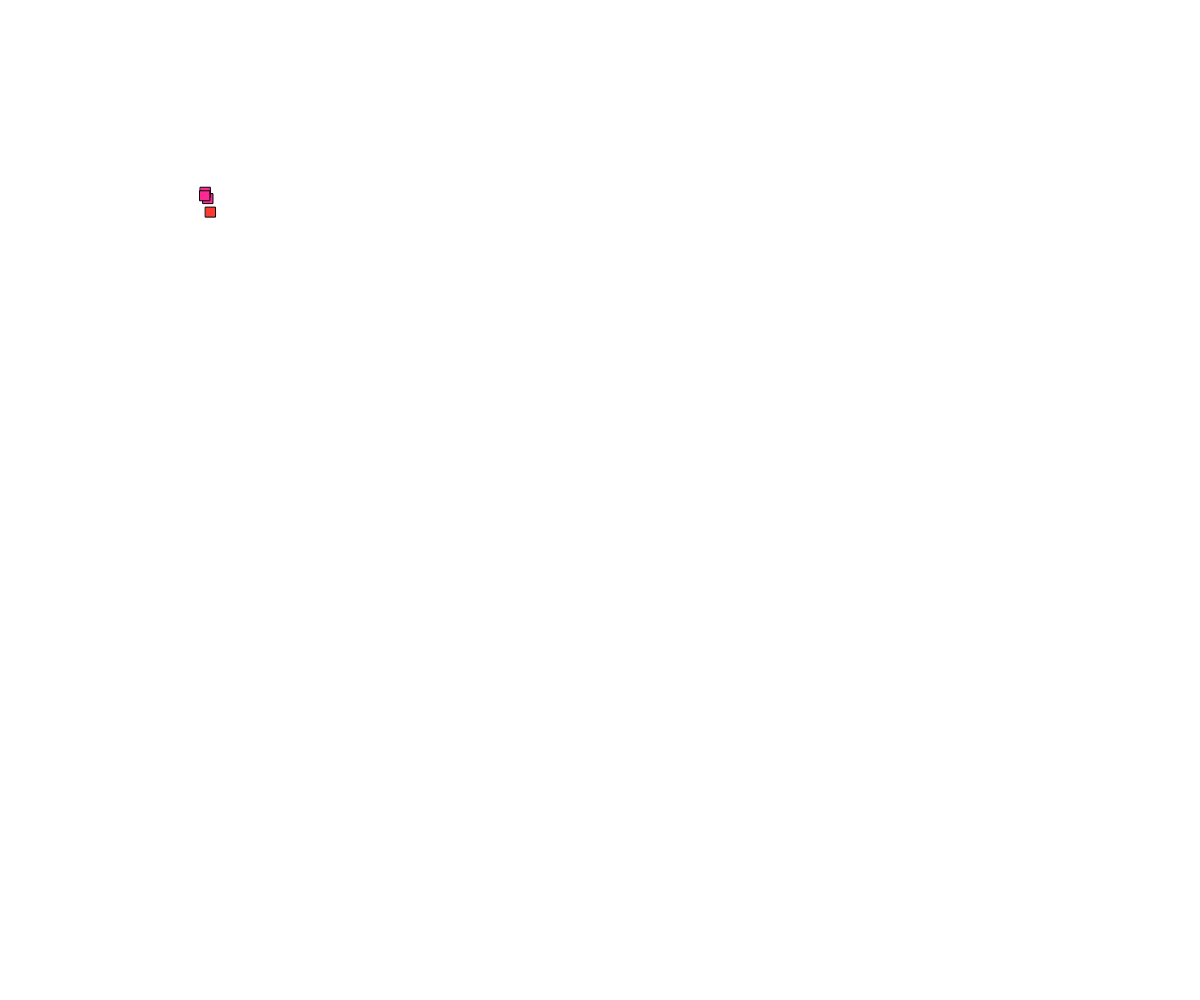
Frame 1 (no input)
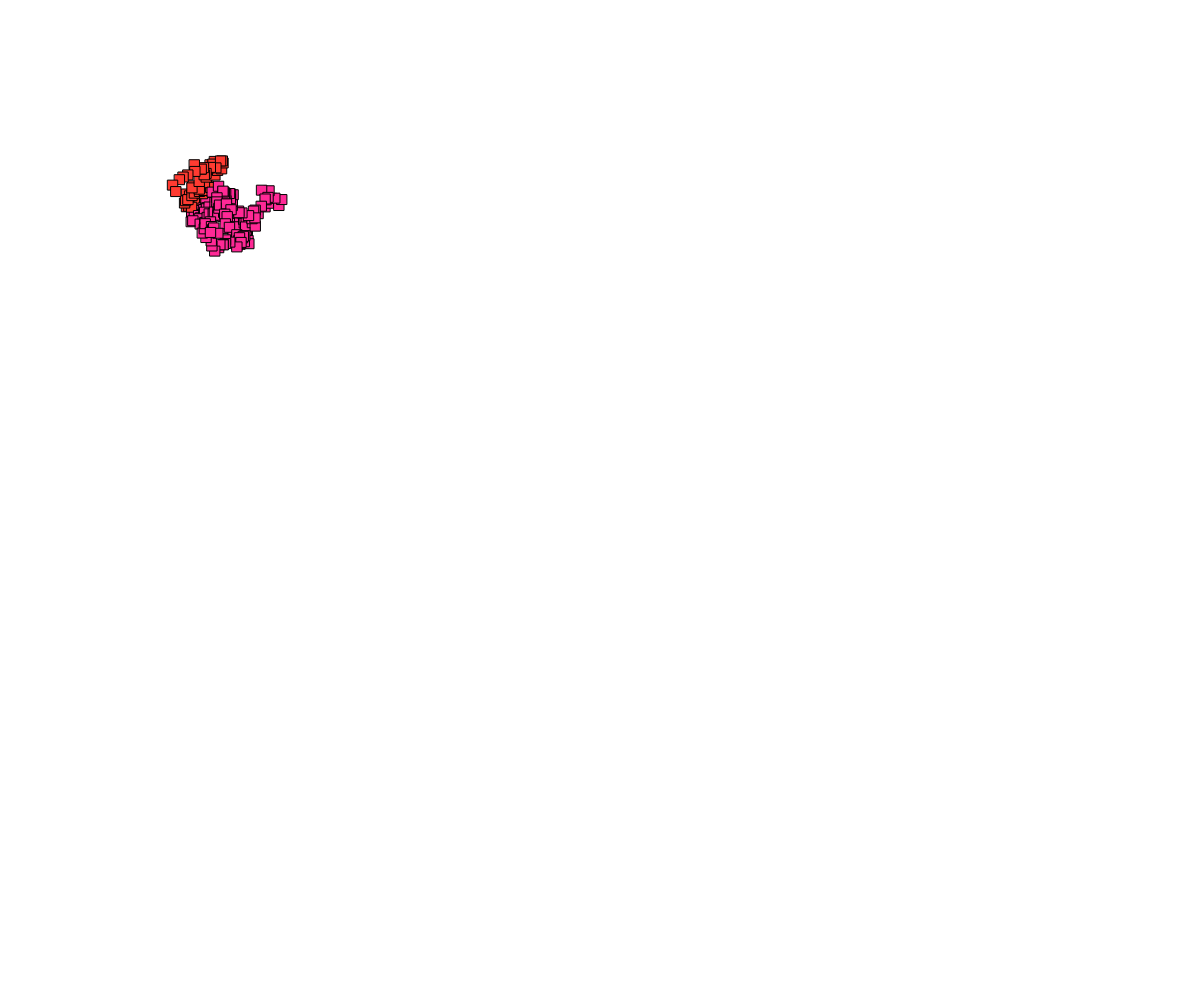
Frame 60 (no input)
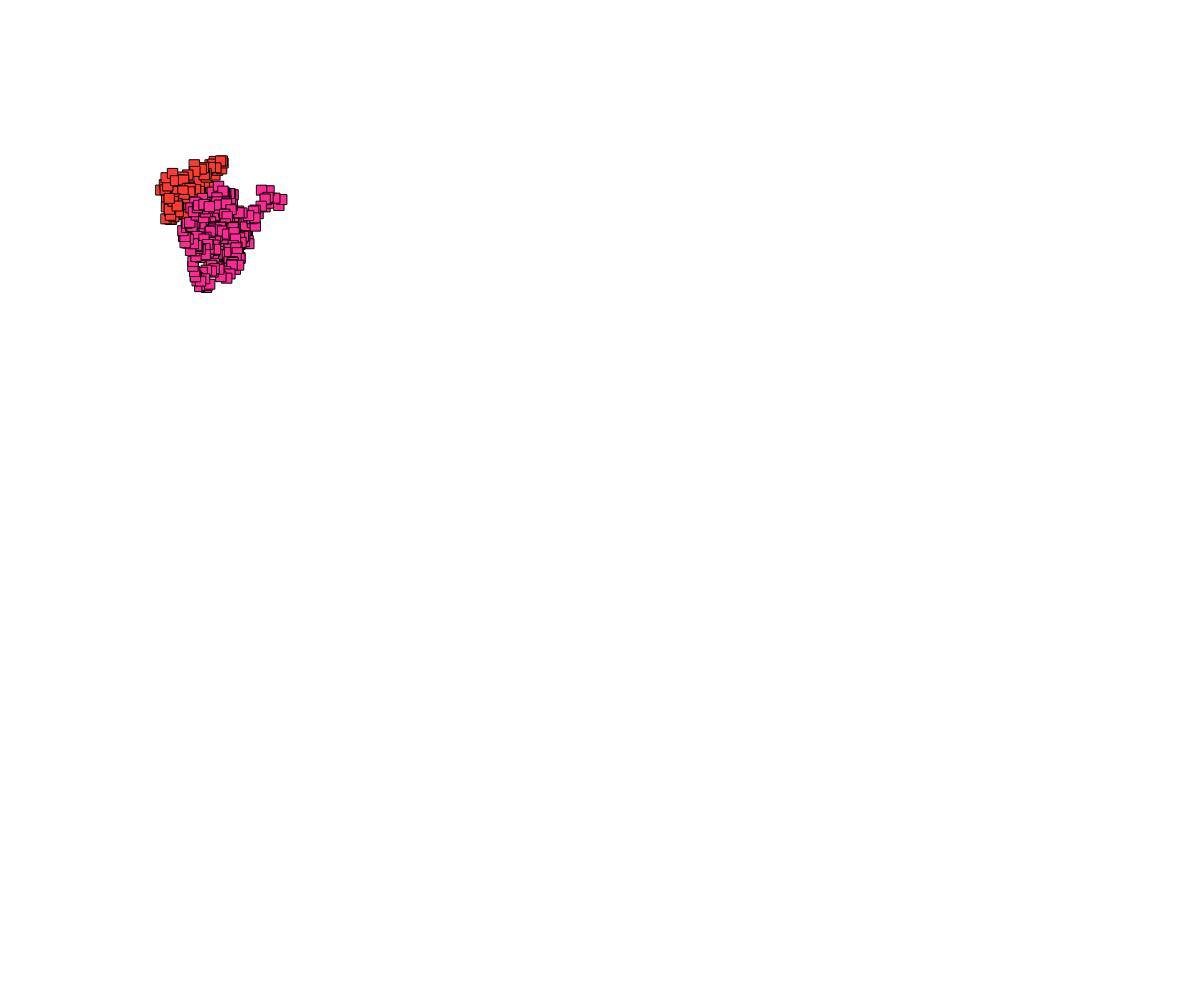
Frame 120 (the mouse pressed at the canvas centre since frame 60)

The p5.js sketch that drew these frames (run headless with seeded random() and noise() and a simulated clock; from frame 60 on, the mouse is pressed at the canvas centre):

// p5.js sketch
// ── sketch.js
let w1;
let w2;
let w3;
let w4;

function setup() {
  createCanvas(windowWidth, windowHeight);
  w1 = new Walker(200, 200);
  w2 = new Walker(200, 200);
  w3 = new Walker(200, 200);
  w4 = new Walker(200, 200);
}

function draw() {
  w1.update();
  w1.display();
  w2.update();
  w2.display();
  w1.update();
  w1.display();
  w1.update();
  w1.display();
}

class Walker {
  constructor(_x, _y) {
    this.posx = _x;
    this.posy = _y;
    this.vel = random(1, 10);
    this.color = color(255, random(0, 200), random(0, 200));

    this.esCirculo = random() > 0.5 ? true : false;

    // this.esCirculo;
    // this.r = random();
    // if (this.r > 0.5) {
    // 	this.esCirculo = true;
    // } else {
    // 	this.esCirculo = false;
    // }
  }

  update() {
    this.posx += random(-this.vel, this.vel);
    this.posy += random(-this.vel, this.vel);
  }

  display() {
    fill(this.color);
    // noStroke();
    if (this.esCirculo) {
      circle(this.posx, this.posy, 10);
    } else {
      rect(this.posx, this.posy, 10, 10);
    }
  }
}
